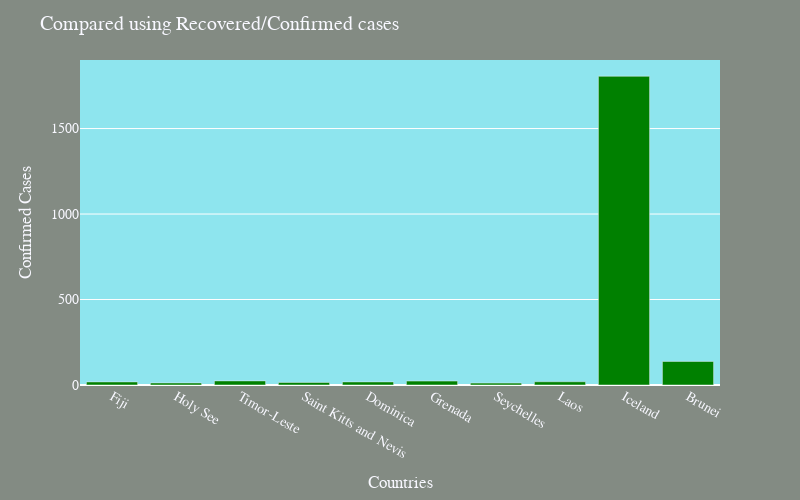

Notebook code cell kept with this figure:
### Markdown cell above
***
# <font color='green'>Top 10 worst affected Countries-Recovered/Confirmed ratio</font>
***

### Code cell
country_df['r/c']=country_df['recovered']/country_df['confirmed']
r= country_df.sort_values('r/c', ascending=False)
#sorted_recovered_df = country_df.sort_values('recovered', ascending=True)
fig3=px.bar(
    r.head(10),
    x = "country",
    y = "recovered",
    #title= "Top 10 worst affected countries-Recovered cases", # the axis names
    color_discrete_sequence=["green"], 
    height=500,
    width=800
)
fig3.update_layout(
        {'plot_bgcolor':'#8EE5EE',
        'paper_bgcolor':'#838B83',
        },
        title=" Compared using Recovered/Confirmed cases",
        xaxis_title="Countries",
        yaxis_title="Confirmed Cases",
        font=dict(
            family="TimesNewRoman",
            size=14,
            color='#F8F8FF'
        ),           
        width = 800
    )
fig3.show()

### Figure 1 — Plotly figure (JSON) as saved in the notebook; plotly's stock layout.template omitted (floating-point values rounded to 4 significant figures)
{"data": [{"alignmentgroup": "True", "hovertemplate": "country=%{x}<br>recovered=%{y}<extra></extra>", "legendgroup": "", "marker": {"color": "green"}, "name": "", "offsetgroup": "", "orientation": "v", "showlegend": false, "textposition": "auto", "type": "bar", "x": ["Fiji", "Holy See", "Timor-Leste", "Saint Kitts and Nevis", "Dominica", "Grenada", "Seychelles", "Laos", "Iceland", "Brunei"], "xaxis": "x", "y": [18, 12, 24, 15, 18, 23, 11, 19, 1806, 138], "yaxis": "y"}], "layout": {"barmode": "relative", "font": {"color": "#F8F8FF", "family": "TimesNewRoman", "size": 14}, "height": 500, "legend": {"tracegroupgap": 0}, "margin": {"t": 60}, "paper_bgcolor": "#838B83", "plot_bgcolor": "#8EE5EE", "title": {"text": " Compared using Recovered/Confirmed cases"}, "width": 800, "xaxis": {"anchor": "y", "domain": [0, 1], "title": {"text": "Countries"}}, "yaxis": {"anchor": "x", "domain": [0, 1], "title": {"text": "Confirmed Cases"}}}}
